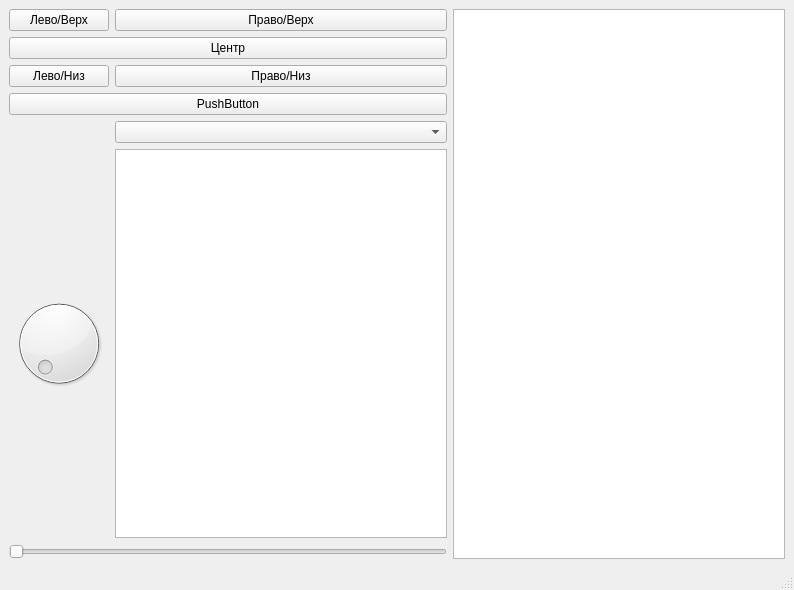
<?xml version="1.0" encoding="UTF-8"?>
<ui version="4.0">
 <class>MainWindow</class>
 <widget class="QMainWindow" name="MainWindow">
  <property name="geometry">
   <rect>
    <x>0</x>
    <y>0</y>
    <width>794</width>
    <height>590</height>
   </rect>
  </property>
  <property name="windowTitle">
   <string>MainWindow</string>
  </property>
  <widget class="QWidget" name="centralwidget">
   <layout class="QGridLayout" name="gridLayout">
    <item row="0" column="0">
     <widget class="QPushButton" name="BLeftTop">
      <property name="text">
       <string>Лево/Верх</string>
      </property>
     </widget>
    </item>
    <item row="0" column="1">
     <widget class="QPushButton" name="BRightTop">
      <property name="text">
       <string>Право/Верх</string>
      </property>
     </widget>
    </item>
    <item row="0" column="2" rowspan="7">
     <widget class="QPlainTextEdit" name="plainTextEdit"/>
    </item>
    <item row="1" column="0" colspan="2">
     <widget class="QPushButton" name="BCenter">
      <property name="text">
       <string>Центр</string>
      </property>
     </widget>
    </item>
    <item row="2" column="0">
     <widget class="QPushButton" name="BLeftDown">
      <property name="text">
       <string>Лево/Низ</string>
      </property>
     </widget>
    </item>
    <item row="2" column="1">
     <widget class="QPushButton" name="BRightDown">
      <property name="text">
       <string>Право/Низ</string>
      </property>
     </widget>
    </item>
    <item row="3" column="0" colspan="2">
     <widget class="QPushButton" name="pushButton_6">
      <property name="text">
       <string>PushButton</string>
      </property>
     </widget>
    </item>
    <item row="4" column="1">
     <widget class="QComboBox" name="comboBox"/>
    </item>
    <item row="5" column="0">
     <widget class="QDial" name="dial"/>
    </item>
    <item row="5" column="1">
     <widget class="QPlainTextEdit" name="plainTextEditDigit"/>
    </item>
    <item row="6" column="0" colspan="2">
     <widget class="QSlider" name="horizontalSlider">
      <property name="orientation">
       <enum>Qt::Horizontal</enum>
      </property>
     </widget>
    </item>
   </layout>
  </widget>
  <widget class="QMenuBar" name="menubar">
   <property name="geometry">
    <rect>
     <x>0</x>
     <y>0</y>
     <width>794</width>
     <height>21</height>
    </rect>
   </property>
  </widget>
  <widget class="QStatusBar" name="statusbar"/>
 </widget>
 <resources/>
 <connections/>
</ui>
